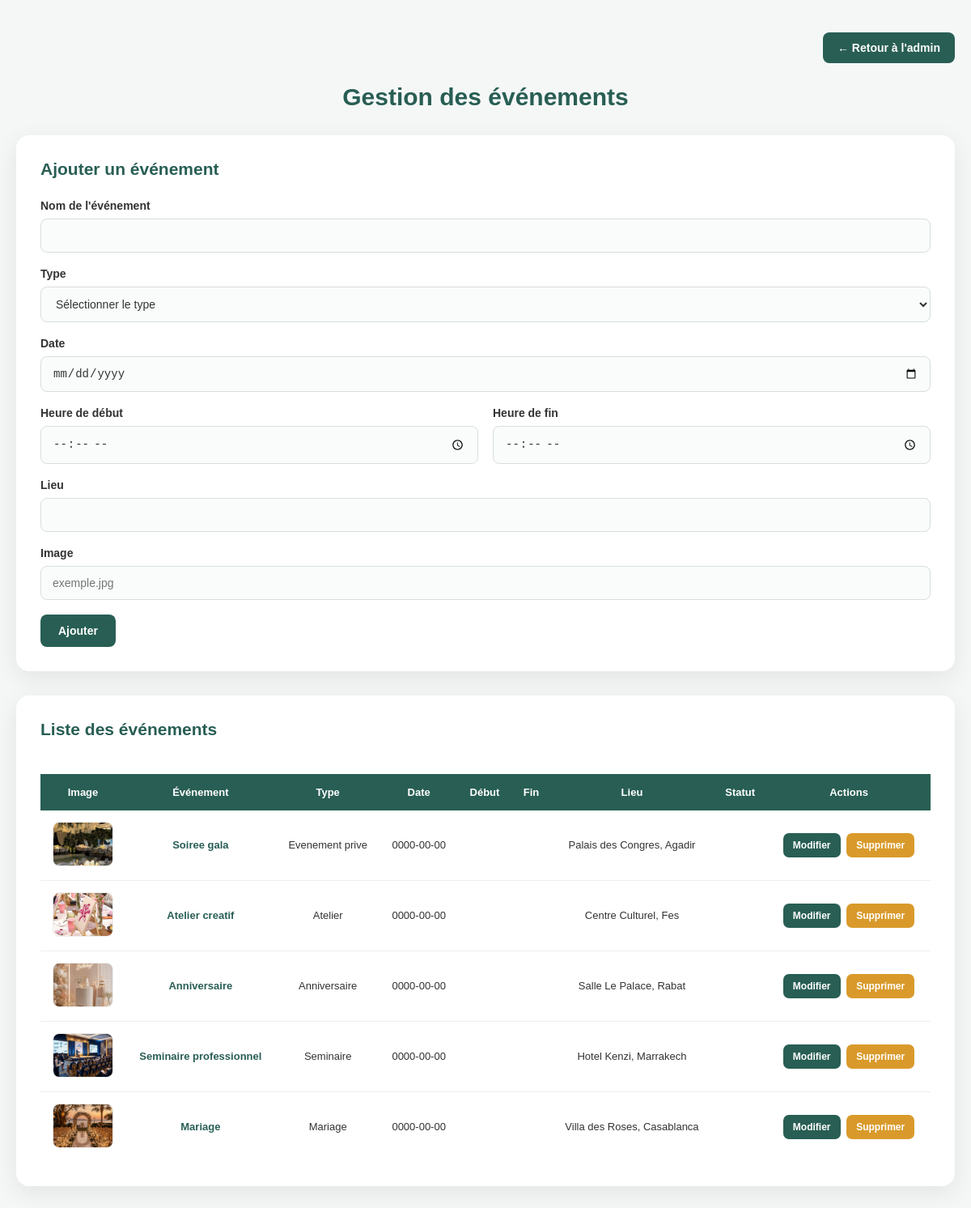
Page /gestion_evenements.php (signed in) on the committed database.
### tables this page shows
CREATE TABLE `evenements` (
  `id_evenement` int(11) NOT NULL,
  `nom` varchar(100) NOT NULL,
  `type` varchar(100) NOT NULL,
  `date_evenement` date NOT NULL,
  `lieu` varchar(255) NOT NULL,
  `heure` time NOT NULL,
  `image` varchar(255) DEFAULT NULL
);

### gestion_evenements.php (the view, shortened to what this page needs)
<?php
include("connexion.php");
$stmt = $pdo->query("
    SELECT *
    FROM evenements
    ORDER BY id_evenement DESC
");
$evenements = $stmt->fetchAll(PDO::FETCH_ASSOC);
?>
<!DOCTYPE html>
<html lang="fr">
<head>
</head>
<body>
<div class="container">
    <a href="admin.php" class="btn-retour">
        ← Retour à l'admin
    </a>
    <h1>Gestion des événements</h1>
    <div class="form-container">
        <h2>Ajouter un événement</h2>
        <form method="POST">
            <div class="form-group">
                <label>Nom de l'événement</label>
                <input
                    type="text"
                    name="nom"
                    required
                >
            </div>
            <div class="form-group">
                <label>Type</label>
                <select name="type" required>
                    <option value="">Sélectionner le type</option>
                </select>
            </div>
            <div class="form-group">
                <label>Date</label>
                <input
                    type="date"
                    name="date_evenement"
                    required
                >
            </div>
            <div class="heure-container">
                <div class="form-group">
                    <label>Heure de début</label>
                    <input
                        type="time"
                        name="heure_debut"
                        required
                    >
                </div>
                <div class="form-group">
                    <label>Heure de fin</label>
                    <input
                        type="time"
                        name="heure_fin"
                        required
                    >
                </div>
            </div>
            <div class="form-group">
                <label>Lieu</label>
                <input
                    type="text"
                    name="lieu"
                    required
                >
            </div>
            <div class="form-group">
                <label>Image</label>
                <input
                    type="text"
                    name="image"
                    placeholder="exemple.jpg"
                    required
                >
            </div>
            <button
                type="submit"
                name="ajouter"
            >
                Ajouter
            </button>
        </form>
    </div>
    <div class="table-container">
        <h2>Liste des événements</h2>
        <br>
        <table>
            <thead>
                <tr>
                    <th>Image</th>
                    <th>Événement</th>
                    <th>Type</th>
                    <th>Date</th>
                    <th>Début</th>
                    <th>Fin</th>
                    <th>Lieu</th>
                    <th>Statut</th>
                    <th>Actions</th>
                </tr>
            </thead>
            <tbody>
            <?php if (count($evenements) > 0): ?>
                <?php foreach ($evenements as $evenement): ?>
                    <tr>
                        <td>
                            <?php if (!empty($evenement['image'])): ?>
                                <img
                                    src="<?= htmlspecialchars($evenement['image']) ?>"
                                    alt="Image événement"
                                    class="event-image"
                                >
                            <?php else: ?>
                                <span class="no-image">
                                    Aucune image
                                </span>
                            <?php endif; ?>
                        </td>
                        <td>
                            <?= htmlspecialchars($evenement['nom']) ?>
                        </td>
                        <td>
                            <?= htmlspecialchars($evenement['type']) ?>
                        </td>
                        <td>
                            <?= htmlspecialchars($evenement['date_evenement']) ?>
                        </td>
                        <td>
                        </td>
                        <td>
                        </td>
                        <td>
                            <?= htmlspecialchars($evenement['lieu']) ?>
                        </td>
                        <td>
                        </td>
                        <td class="actions">
                            <a
                                href="modifier.php?id=<?= (int) $evenement['id_evenement'] ?>"
                                class="edit"
                            >
                                Modifier
                            </a>
                            <a
                                href="?supprimer=<?= (int) $evenement['id_evenement'] ?>"
                                class="delete"
                                onclick="return confirm('Voulez-vous vraiment supprimer cet événement ?');"
                            >
                                Supprimer
                            </a>
                        </td>
                    </tr>
                <?php endforeach; ?>
            <?php endif; ?>
            </tbody>
        </table>
    </div>
</div>
</body>
</html>

### gestion_evenements.php (style rules this page uses)
* { box-sizing: border-box; margin: 0; padding: 0; }
body { font-family: Arial, sans-serif; background: #f5f7f7; min-height: 100vh; padding: 40px 20px; color: #333; }
.container { width: 100%; max-width: 1250px; margin: auto; }
h1 { text-align: center; font-size: 30px; color: #285e54; margin-bottom: 30px; }
.form-container, .table-container { background: white; padding: 30px; border-radius: 16px; margin-bottom: 30px; box-shadow: 0 8px 30px rgba(0, 0, 0, 0.08); }
.form-container h2, .table-container h2 { color: #285e54; font-size: 21px; margin-bottom: 25px; }
.form-group { margin-bottom: 18px; }
label { display: block; margin-bottom: 8px; font-weight: bold; color: #333; font-size: 14px; }
input, select { width: 100%; padding: 12px 14px; border: 1px solid #d8dddd; border-radius: 8px; font-size: 14px; background: #fafcfc; color: #333; outline: none; transition: 0.3s; }
.heure-container { display: grid; grid-template-columns: 1fr 1fr; gap: 18px; }
.btn-retour { display: flex; align-items: center; justify-content: center; gap: 6px; background: #285e54; color: white; text-decoration: none; padding: 11px 18px; border-radius: 8px; font-weight: bold; font-size: 14px; transition: 0.3s; width: fit-content; margin-left: auto; margin-bottom: 25px; }
button { background: #285e54; color: white; border: none; padding: 12px 22px; border-radius: 8px; font-size: 14px; font-weight: bold; cursor: pointer; transition: 0.3s; }
.table-container { overflow-x: auto; }
table { width: 100%; min-width: 1100px; border-collapse: collapse; overflow: hidden; }
thead th { padding: 15px 13px; background: #285e54; color: white; text-align: center; font-size: 13px; white-space: nowrap; }
tbody td { padding: 14px 12px; border-bottom: 1px solid #eeeeee; text-align: center; color: #333; font-size: 13px; vertical-align: middle; }
tbody tr { transition: 0.2s; }
tbody tr:last-child td { border-bottom: none; }
.event-image { width: 75px; height: 55px; object-fit: cover; border-radius: 8px; border: 1px solid #eeeeee; }
.actions { white-space: nowrap; }
.actions a { text-decoration: none; color: white; padding: 8px 12px; border-radius: 7px; margin: 2px; display: inline-block; font-size: 12px; font-weight: bold; transition: 0.3s; }
.edit { background: #285e54; }
.delete { background: #d99a2b; }
td:nth-child(2) { font-weight: bold; color: #285e54; }
td:nth-child(5), td:nth-child(6) { font-weight: bold; white-space: nowrap; }
td:nth-child(8) { font-weight: bold; color: #285e54; }

### rows in the picture
evenements: image (picture), nom "Soiree gala", type "Evenement prive", date_evenement "0000-00-00", lieu "Palais des Congres, Agadir"
evenements: image (picture), nom "Atelier creatif", type "Atelier", date_evenement "0000-00-00", lieu "Centre Culturel, Fes"
evenements: image (picture), nom "Anniversaire", type "Anniversaire", date_evenement "0000-00-00", lieu "Salle Le Palace, Rabat"
evenements: image (picture), nom "Seminaire professionnel", type "Seminaire", date_evenement "0000-00-00", lieu "Hotel Kenzi, Marrakech"
evenements: image (picture), nom "Mariage", type "Mariage", date_evenement "0000-00-00", lieu "Villa des Roses, Casablanca"
